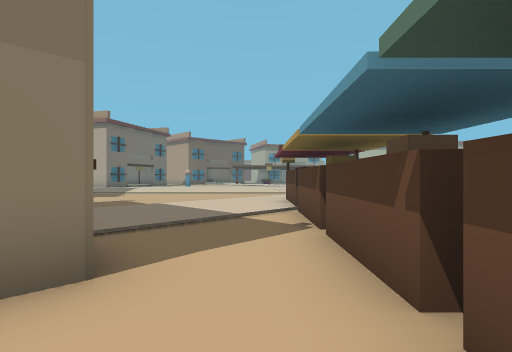
View 1 (above)

16 first-person views from a walk through a 3-D level made in the Godot game engine. The camera is 1.5 m above the floor, looks level and sees 80° across. The floor is counted in squares, 2 m on a side. Each view is taken from the middle of a square. On the plan, view 1 faces up. The plan holds only what a view shows up to about 10 squares ahead; the rest is blank. The place goes on beyond the plan.

View 2
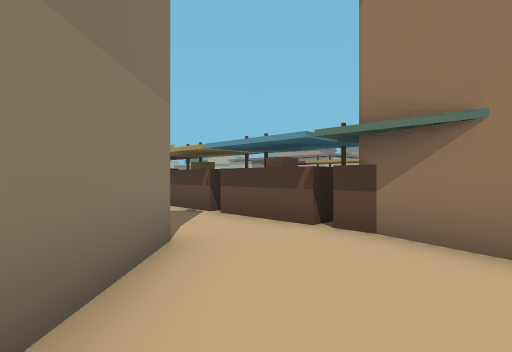

View 3
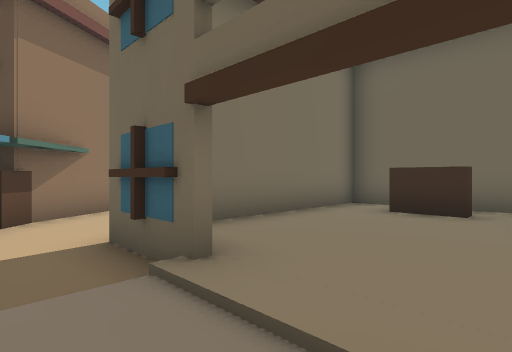

View 4
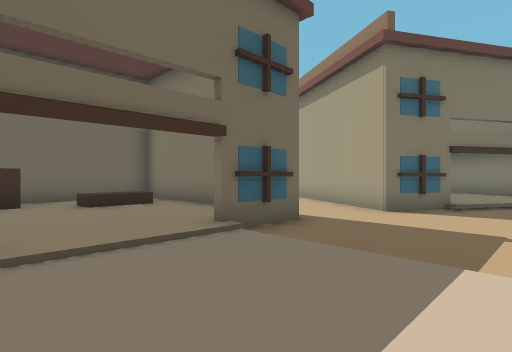

View 5
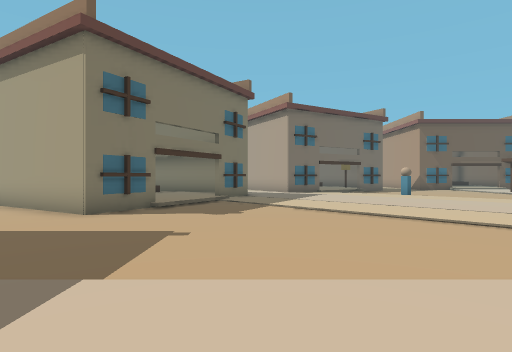

View 6
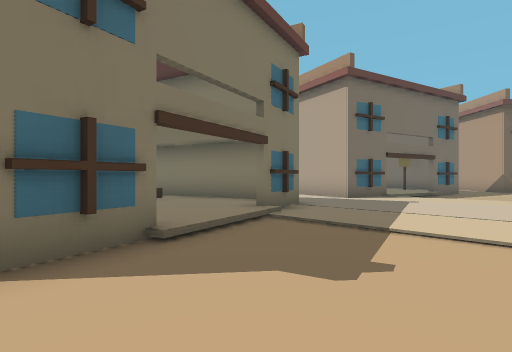

View 7
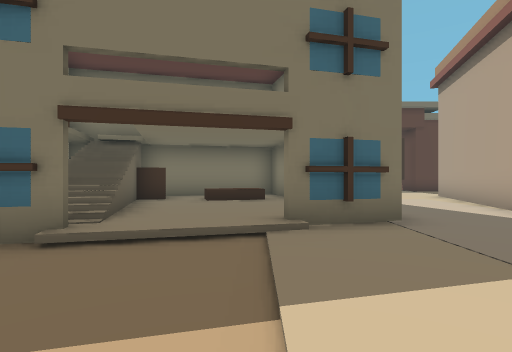

View 8
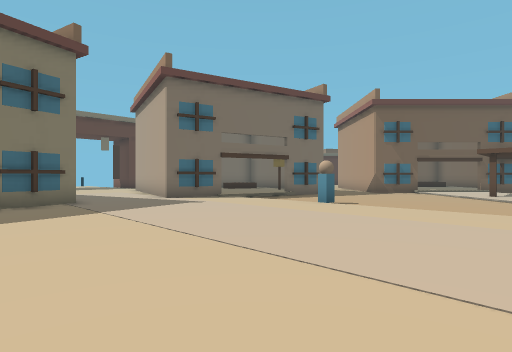

View 9
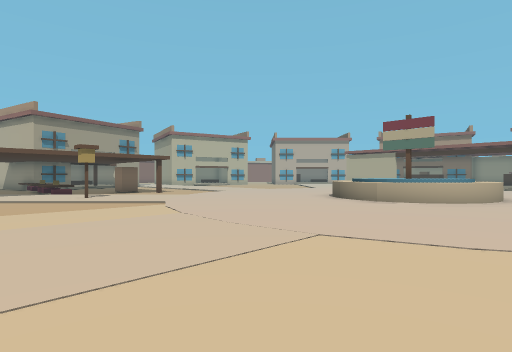

View 10
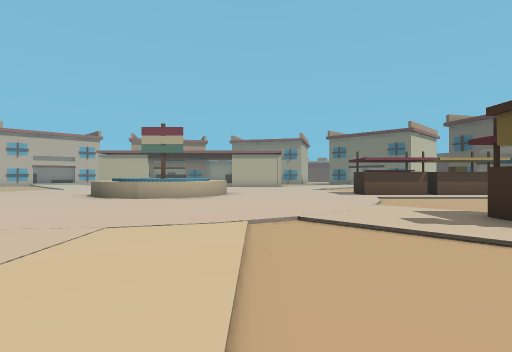

View 11
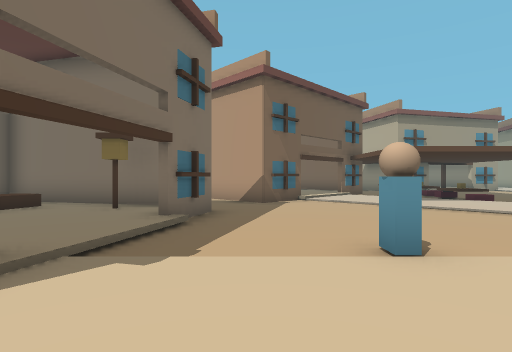

View 12
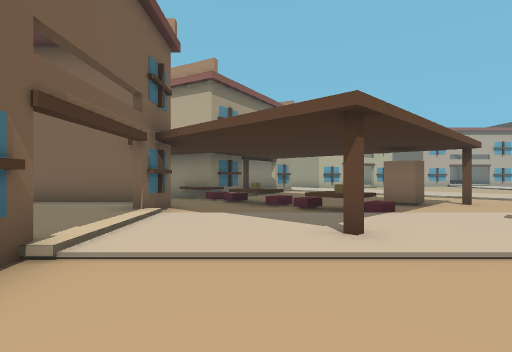

View 13
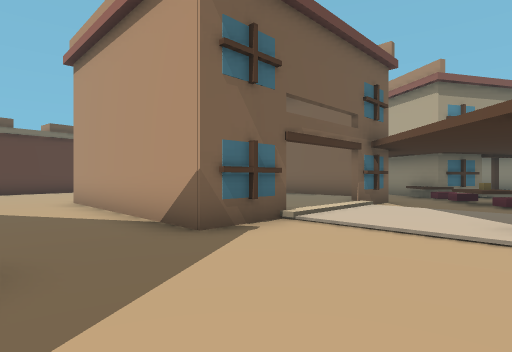

View 14
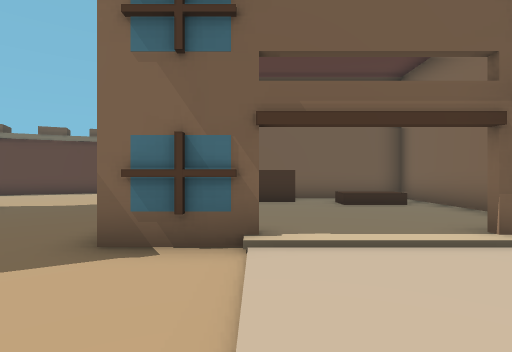

View 15
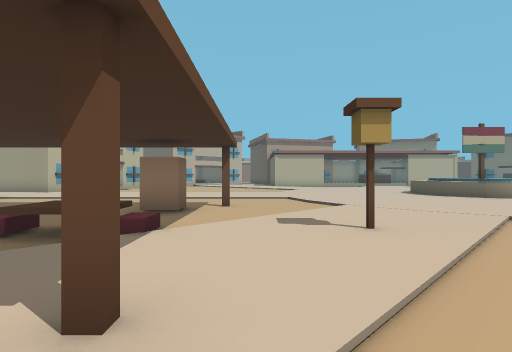

View 16
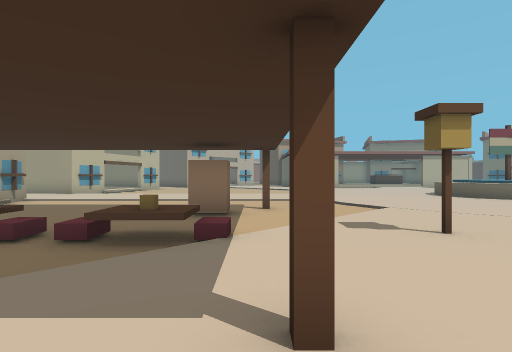

### Floor plan
Key: @ floor where view 1 was taken; # wall or solid block; . main floor; : floor 0.25 m higher than the main floor; / step, stairs or slope; = window, fence, low wall or low ledge; ^ raised ledge; B box; H house.
Columns run from 14 left of view 1 to 7 right of it. Each row starts with its distance up from view 1.
 34        HHHH    H    HH
 33       HHHHHH  .H    ./
 32  ... HHHH  HH .HH  ../
 31  ...H HH    HH./...../
 30   ...H      H..H...../
 29    ..HH    //../...../
 28  .....HH  /::/./...../
 27 .......HHH/::://..H../
 26 .........../:::/...../
 25  HHHH ....../:::/..../
 24   HH HHH...../:#:/.../
 23    H   H....../::://::
 22        /......./::::::
 21       :........./:::::
 20       /...#...../:::::
 19 HHH   H.........::::::
 18 .::HHHH::::::::::::::^
 17  :::::::::::::::::::^^
 16    ::::::::::::::::::^
 15    HHHH.........:::::^
 14 HHHH  H.........::::::
 13 H H   /........./:::::
 12 H H   :........./:::::
 11 H     //......./::::::
 10 HHHH = H....../::://::
  9  HHH HHH...../:BB/.../
  8  HHHH......./::B ..../
  7      ...H../:::B   ../
  6         HH/:::/#    ./
  5       HH  /::/.#
  4      HH    //..#
  3     HHH     H..#
  2      HHH    HH.##
  1      HHHH  HH..#
  0       HHH HH..@#
 -1         HHH...H#

Where each view was taken, in squares from view 1:
view 1: 0 up, 0 right, facing up
view 2: 1 down, 3 left, facing up-right
view 3: 6 up, 3 left, facing down
view 4: 6 up, 0 right, facing left
view 5: 7 up, 0 right, facing up-left
view 6: 9 up, 4 left, facing up-left
view 7: 13 up, 4 left, facing left
view 8: 13 up, 0 right, facing up-left
view 9: 13 up, 2 left, facing up-right
view 10: 13 up, 3 left, facing right
view 11: 17 up, 6 left, facing up
view 12: 24 up, 5 left, facing up-right
view 13: 22 up, 5 left, facing up
view 14: 25 up, 2 left, facing up-left
view 15: 25 up, 3 left, facing right
view 16: 26 up, 3 left, facing right
